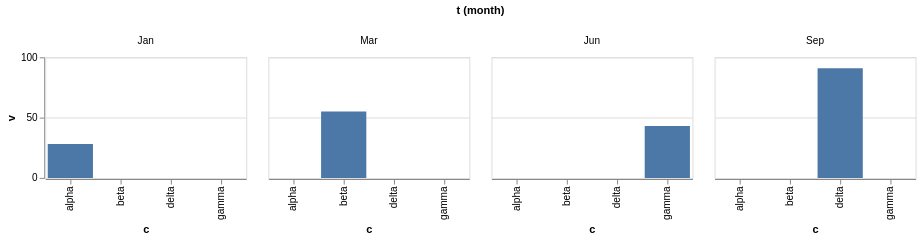

Specify this chart in Vega-Lite:
### Vega-Lite specification from a JSON file in a GitHub repository (floating-point values rounded to 4 significant figures)
{"$schema": "https://vega.github.io/schema/vega-lite/v6.json", "width": 200, "height": 120, "data": {"values": [{"c": "alpha", "v": 28, "w": 3, "t": "2024-01-07"}, {"c": "beta", "v": 55, "w": 7, "t": "2024-03-19"}, {"c": "gamma", "v": 43, "w": 5, "t": "2024-06-02"}, {"c": "delta", "v": 91, "w": 9, "t": "2024-09-11"}]}, "mark": {"type": "bar"}, "encoding": {"x": {"field": "c", "type": "nominal"}, "y": {"field": "v", "type": "quantitative"}, "column": {"field": "t", "type": "ordinal", "timeUnit": "month"}}}
